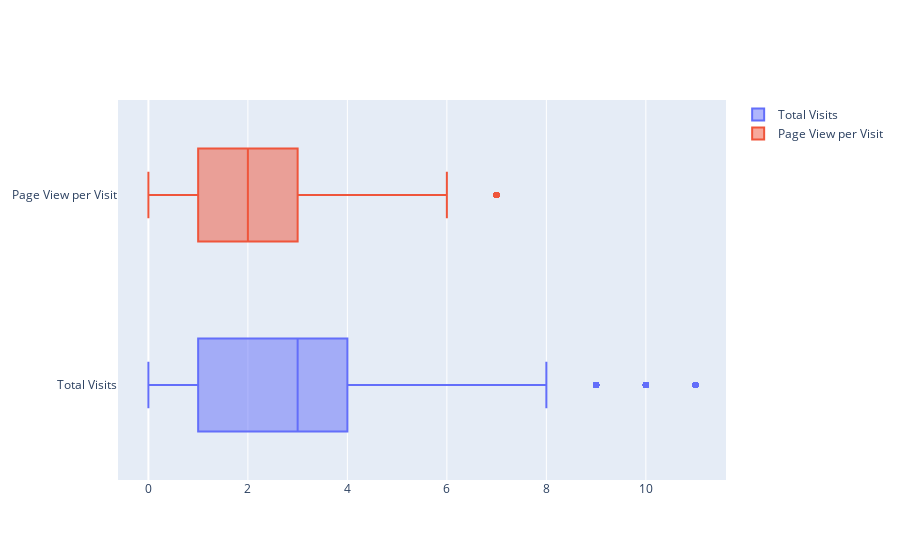

Notebook cell for this chart:
### Markdown cell above
- `Converted` & `Page View Per Visit` shows negative correlation.
- However `Time on Website` shows good correlation with `Converted` column.

### Box plot of Numeric columns

- We have already treated outlier in numeric columns. Now let's see their boxplots & distribution

### Code cell
# Box plot of total_visits & page_views_per_visit
fig = go.Figure()
fig.add_trace(go.Box(x=df.total_visits, name="Total Visits"))
fig.add_trace(go.Box(x=df.page_views_per_visit, name="Page View per Visit"))

fig.show()

### Figure 1 — Plotly figure (JSON) as saved in the notebook; plotly's stock layout.template omitted (floating-point values rounded to 4 significant figures; data arrays with more than 128 entries replaced by an {"elided": "..."} marker saying what was removed)
{"data": [{"name": "Total Visits", "type": "box", "x": {"elided": "8804 int values"}}, {"name": "Page View per Visit", "type": "box", "x": {"elided": "8804 float values"}}], "layout": {}}
